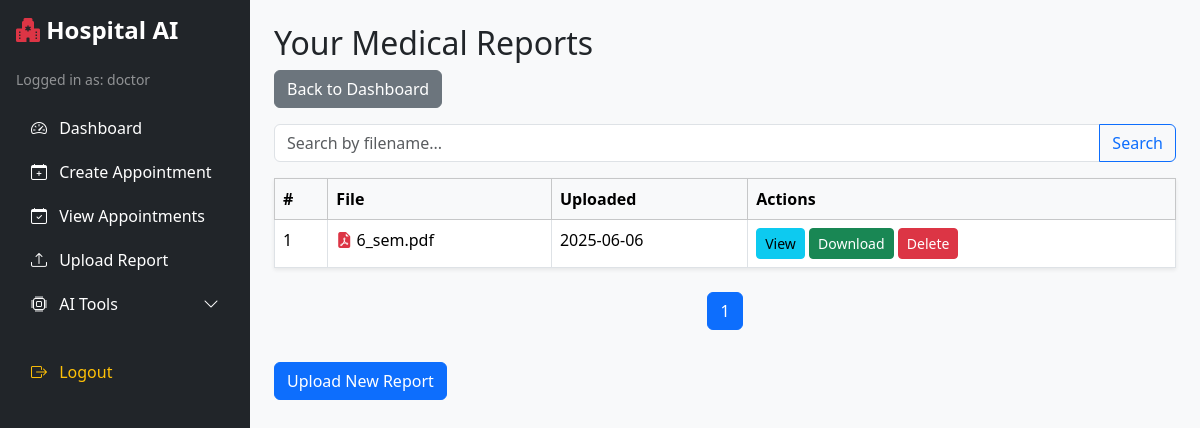
Page /view_reports (signed in) on the committed database.
### app/models/user.py (models this page shows, shortened)
class User(UserMixin, db.Model):
    id = db.Column(db.Integer, primary_key=True)
    username = db.Column(db.String(100), unique=True, nullable=False)
    password = db.Column(db.String(100), nullable=False)
    role = db.Column(db.String(20), nullable=False)  # 'admin', 'doctor', 'patient'

### app/models/report.py (models this page shows)
class MedicalReport(db.Model):
    id = db.Column(db.Integer, primary_key=True)
    user_id = db.Column(db.Integer, db.ForeignKey('user.id'), nullable=False)
    filename = db.Column(db.String(255), nullable=False)
    upload_date = db.Column(db.DateTime, default=datetime.utcnow)

### app/controllers/report_controller.py (the view, shortened to what this page needs)
@report_bp.route('/view_reports')
@login_required
def view_reports():
    search_query = request.args.get('search', '').strip()
    page = request.args.get('page', 1, type=int)
    per_page = 5
    if current_user.role == 'admin':
        query = MedicalReport.query
    else:
        query = MedicalReport.query.filter_by(user_id=current_user.id)
    if search_query:
        query = query.filter(MedicalReport.filename.ilike(f"%{search_query}%"))
    total_reports = query.count()
    reports = query.order_by(MedicalReport.upload_date.desc()) \
                   .offset((page - 1) * per_page) \
                   .limit(per_page).all()
    class Pagination:
        def __init__(self, page, per_page, total):  # ✅ Fix: correct __init__
            self.page = page
            self.per_page = per_page
            self.total = total
            self.pages = ceil(total / per_page)
        @property
        def has_prev(self):
            return self.page > 1
        @property
        def has_next(self):
            return self.page < self.pages
        def iter_pages(self, left_edge=2, right_edge=2, left_current=2, right_current=2):
            last = 0
            for num in range(1, self.pages + 1):
                if (num <= left_edge or
                    (num >= self.page - left_current and num <= self.page + right_current) or
                    num > self.pages - right_edge):
                    if last + 1 != num:
                        yield None
                    yield num
                    last = num
    pagination = Pagination(page, per_page, total_reports)
    return render_template('view_reports.html', reports=reports, search_query=search_query, pagination=pagination)

### app/models/user.py (called while the page is built)
@login_manager.user_loader
def load_user(user_id):
    return User.query.get(int(user_id))

### app/templates/view_reports.html (shortened to what this page needs)
{% extends "base.html" %}
{% block content %}
<h2>Your Medical Reports</h2>
<a href="{{ url_for('auth.dashboard') }}" class="btn btn-secondary mb-3">Back to Dashboard</a>
<form method="get" class="input-group mb-3" action="{{ url_for('report.view_reports') }}">
  <input type="text" name="search" class="form-control" placeholder="Search by filename..." value="{{ search_query }}">
  <button class="btn btn-outline-primary" type="submit">Search</button>
</form>
{% if reports %}
<table class="table table-bordered bg-white shadow-sm">
  <thead class="table-light">
    <tr>
      <th>#</th>
      <th>File</th>
      <th>Uploaded</th>
      <th>Actions</th>
    </tr>
  </thead>
  <tbody>
    {% for report in reports %}
    <tr>
      <td>{{ loop.index }}</td>
      <td>
        {% set ext = report.filename.rsplit('.', 1)[1].lower() %}
        {% if ext == 'pdf' %}
          <i class="bi bi-file-earmark-pdf-fill text-danger"></i>
        {% elif ext in ['png', 'jpg', 'jpeg'] %}
          <i class="bi bi-file-earmark-image text-primary"></i>
        {% elif ext == 'docx' %}
          <i class="bi bi-file-earmark-word-fill text-info"></i>
        {% else %}
          <i class="bi bi-file-earmark-fill text-secondary"></i>
        {% endif %}
        {{ report.filename }}
      </td>
      <td>{{ report.upload_date.strftime('%Y-%m-%d') if report.upload_date else 'N/A' }}</td>
      <td>
        <a href="{{ url_for('report.view_report', filename=report.filename) }}"
           class="btn btn-sm btn-info"
           data-bs-toggle="modal"
           data-bs-target="#previewModal"
           data-filename="{{ report.filename }}"
           data-filetype="{{ ext }}">
           View
        </a>
        <a href="{{ url_for('report.download_report', filename=report.filename) }}" class="btn btn-sm btn-success">Download</a>
        <a href="{{ url_for('report.delete_report', report_id=report.id) }}" class="btn btn-sm btn-danger"
           onclick="return confirm('Are you sure you want to delete this report?');">Delete</a>
      </td>
    </tr>
    {% endfor %}
  </tbody>
</table>
{% if pagination %}
<nav>
  <ul class="pagination justify-content-center mt-4">
    {% for page_num in pagination.iter_pages() %}
      {% if page_num %}
        <li class="page-item {% if pagination.page == page_num %}active{% endif %}">
          <a class="page-link" href="{{ url_for('report.view_reports', page=page_num, search=search_query) }}">{{ page_num }}</a>
        </li>
      {% else %}
        <li class="page-item disabled"><span class="page-link">…</span></li>
      {% endif %}
    {% endfor %}
  </ul>
</nav>
{% endif %}
{% else %}
<p>No reports uploaded yet.</p>
{% endif %}
<a href="{{ url_for('report.upload_report') }}" class="btn btn-primary mt-3">Upload New Report</a>
{% endblock %}

### app/templates/base.html (shortened to what this page needs)
<!DOCTYPE html>
<html lang="en">
<head>
    <link href="https://cdn.jsdelivr.net/npm/bootstrap@5.3.2/dist/css/bootstrap.min.css" rel="stylesheet">
    <link href="https://cdn.jsdelivr.net/npm/bootstrap-icons@1.10.5/font/bootstrap-icons.css" rel="stylesheet">
</head>
<body>
<div class="d-flex">
    <div class="bg-dark text-white p-3 sidebar">
        <h4 class="mb-4"><i class="bi bi-hospital-fill text-danger"></i> Hospital AI</h4>
        {% if current_user.is_authenticated %}
            <p class="text-white-50 small">Logged in as: {{ current_user.role }}</p>
            <ul class="nav flex-column">
                <li class="nav-item">
                    <a class="nav-link text-white" href="{{ url_for('auth.dashboard') }}">
                        <i class="bi bi-speedometer2 me-2"></i> Dashboard
                    </a>
                </li>
                <li class="nav-item">
                    <a class="nav-link text-white" href="{{ url_for('appointment.create_appointment') }}">
                        <i class="bi bi-calendar-plus me-2"></i> Create Appointment
                    </a>
                </li>
                {% if current_user.role in ['admin', 'doctor'] %}
                    <li class="nav-item">
                        <a class="nav-link text-white" href="{{ url_for('appointment.view_appointments') }}">
                            <i class="bi bi-calendar-check me-2"></i> View Appointments
                        </a>
                    </li>
                {% endif %}
                <li class="nav-item">
                    <a class="nav-link text-white" href="{{ url_for('report.upload_report') }}">
                        <i class="bi bi-upload me-2"></i> Upload Report
                    </a>
                </li>
                <li class="nav-item">
                    <a class="nav-link text-white" data-bs-toggle="collapse" href="#aiTools" role="button" aria-expanded="false">
                        <i class="bi bi-cpu me-2"></i> AI Tools <i class="bi bi-chevron-down float-end"></i>
                    </a>
                </li>
                <li class="nav-item mt-4">
                    <a class="nav-link text-warning" href="{{ url_for('auth.logout') }}">
                        <i class="bi bi-box-arrow-right me-2"></i> Logout
                    </a>
                </li>
            </ul>
        {% else %}
            <p class="text-white">Not logged in</p>
        {% endif %}
    </div>
    <div class="flex-grow-1 p-4 main-content">
        {% block content %}{% endblock %}
    </div>
</div>
</body>
</html>

### app/templates/base.html (style rules this page uses)
body { font-family: 'Segoe UI', sans-serif; }
.sidebar { width: 250px; min-height: 100vh; }
.sidebar .nav-link { padding: 10px 15px; border-radius: 5px; transition: background 0.3s; }
.sidebar h4 { font-weight: bold; }
.nav-link i { font-size: 1rem; }
.main-content { background-color: #f8f9fa; min-height: 100vh; }

### rows in the picture
User: role "doctor"
MedicalReport: filename "6_sem.pdf", upload_date "2025-06-06"

### other values in the picture
{{ page_num }} "1"
